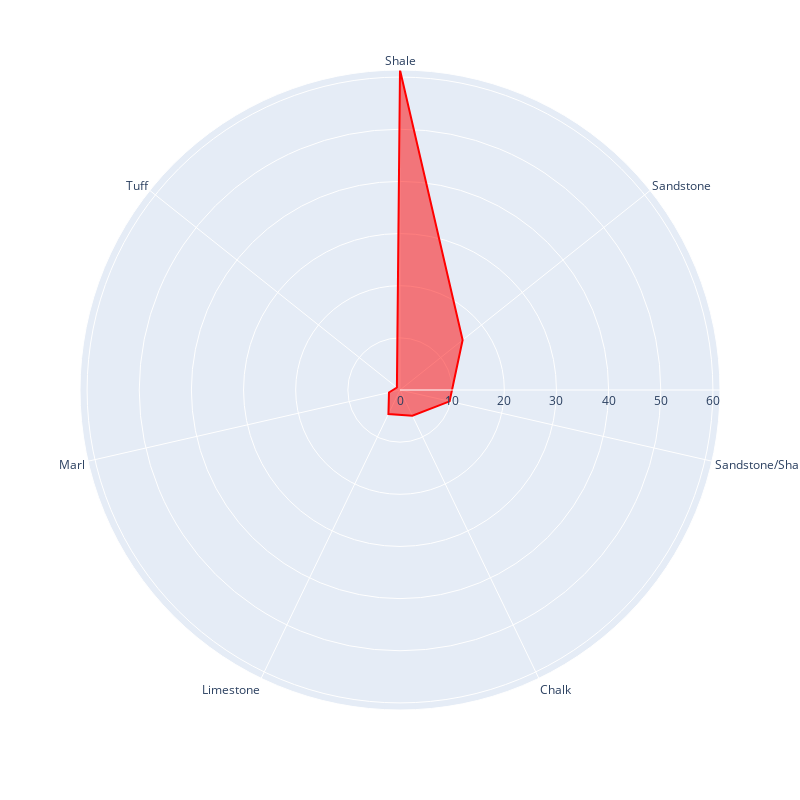

Write notebook code for a chart like this one.
### Code cell
import plotly.express as px
fig = px.line_polar(lith_data_df, r='PERCENTAGE', theta='LITH', line_close=True, width=800, height=800)

fig.update_traces(fill='toself', line = dict(color='red'))
fig.show()

### Figure 1 — Plotly figure (JSON) as saved in the notebook; plotly's stock layout.template omitted (floating-point values rounded to 4 significant figures)
{"data": [{"fill": "toself", "hovertemplate": "PERCENTAGE=%{r}<br>LITH=%{theta}<extra></extra>", "legendgroup": "", "line": {"color": "red", "dash": "solid"}, "marker": {"symbol": "circle"}, "mode": "lines", "name": "", "r": [61.36, 15.36, 9.76, 5.47, 5.11, 2.17, 0.76, 61.36], "showlegend": false, "subplot": "polar", "theta": ["Shale", "Sandstone", "Sandstone/Shale", "Chalk", "Limestone", "Marl", "Tuff", "Shale"], "type": "scatterpolar"}], "layout": {"height": 800, "legend": {"tracegroupgap": 0}, "margin": {"t": 60}, "polar": {"angularaxis": {"direction": "clockwise", "rotation": 90}, "domain": {"x": [0, 1], "y": [0, 1]}}, "width": 800}}
